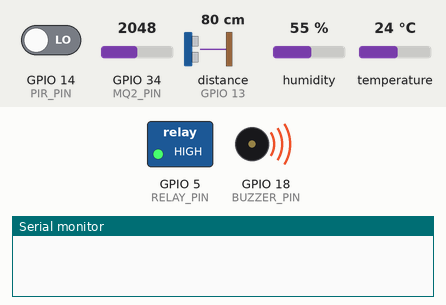
Simulated run of this sketch. Board: ESP32. Parts: switched loads named in the sketch (green lamp = pin HIGH), buzzer (waves = sounding, pin HIGH), the last lines printed to the serial monitor. Wiring (inferred from the names in the program): ultrasonic range finder: trigger GPIO 12; echo GPIO 13. The test bench sets the inputs (shaded band); at power-on: GPIO 14 (PIR_PIN) LOW, GPIO 34 (MQ2_PIN) = 2048, distance to the obstacle (sensor on GPIO 13) 80 cm, humidity 55 %, temperature 24 °C. The echo pulse lasts 58.3 µs per cm; WiFi joins after 1.5 s; servers stay silent unless stated; uploads are accepted with an empty reply; pins used as bus, display or sensor lines are not drawn.

Above: at 0.1 s.
At 0.6 s:
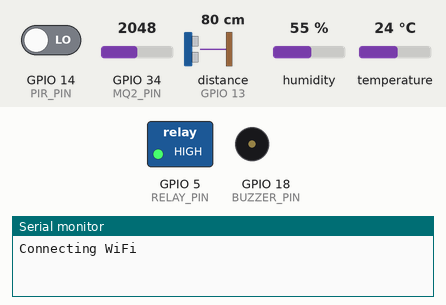
At 2.1 s:
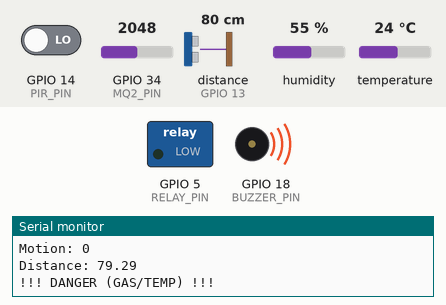
Timing chart, 0 to 3.6 s (numbered marks = the images above):
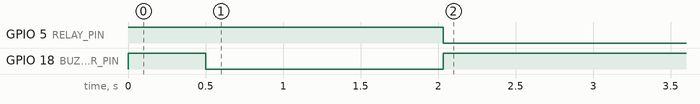

Measured:
- by itself, GPIO 5 (RELAY_PIN): HIGH → LOW at 2.0 s
- by itself, GPIO 18 (BUZZER_PIN): HIGH → LOW at 0.50 s, → HIGH 1.5 s later

The sketch:

esp32_code.ino
```cpp
#include <WiFi.h>
#include <HTTPClient.h>
#include <DHT.h>
#include <ArduinoJson.h>

const char* ssid = "Delmasmay";
const char* password = "conchonqa";

const char* serverName = "http://172.20.10.6:3000/api/data";
const char* buzzerStatusUrl = "http://172.20.10.6:3000/api/buzzer/status";
const char* buzzerResetUrl   = "http://172.20.10.6:3000/api/buzzer/reset";

#define DHT_PIN     4
#define RELAY_PIN   5

#define TRIG_PIN    12
#define ECHO_PIN    13

#define PIR_PIN     14

#define BUZZER_PIN  18

#define MQ2_PIN     34

#define DHT_TYPE DHT11

DHT dht(DHT_PIN, DHT_TYPE);

unsigned long lastSend = 0;
const int sendInterval = 500;

// Biến toàn cục lưu trạng thái điều khiển Relay từ Web Dashboard
int webRelayForced = 0;

float getDistance() {
  digitalWrite(TRIG_PIN, LOW);
  delayMicroseconds(2);

  digitalWrite(TRIG_PIN, HIGH);
  delayMicroseconds(10);
  digitalWrite(TRIG_PIN, LOW);
  long duration = pulseIn(ECHO_PIN, HIGH, 25000);

  if(duration == 0){
    return 400.0;
  }

  return duration * 0.034 / 2;
}

void connectWiFi(){
  WiFi.begin(ssid, password);
  Serial.print("Connecting WiFi");
  while(WiFi.status() != WL_CONNECTED){
    delay(500);
    Serial.print(".");
  }

  Serial.println("");
  Serial.println("WiFi Connected");
  Serial.print("ESP32 IP: ");
  Serial.println(WiFi.localIP());
}

void setup() {
  Serial.begin(115200);

  pinMode(TRIG_PIN, OUTPUT);
  pinMode(ECHO_PIN, INPUT);
  pinMode(PIR_PIN, INPUT);
  pinMode(MQ2_PIN, INPUT);
  pinMode(RELAY_PIN, OUTPUT);
  pinMode(BUZZER_PIN, OUTPUT);
  dht.begin();

  // Khởi tạo ban đầu: Xuất HIGH để giữ Relay TẮT (Vì mạch Active Low)
  // Chân NC đóng mạch -> Mô-tơ sẽ tự quay ngay khi ESP32 vừa khởi động xong
  digitalWrite(RELAY_PIN, HIGH);

  digitalWrite(BUZZER_PIN, HIGH);
  delay(500);
  digitalWrite(BUZZER_PIN, LOW);

  connectWiFi();
}

void loop() {
  if(WiFi.status() != WL_CONNECTED){
    Serial.println("WiFi Lost!");
    connectWiFi();
  }

  if(millis() - lastSend >= sendInterval){
    lastSend = millis();

    float t = dht.readTemperature();
    float h = dht.readHumidity();
    int g = analogRead(MQ2_PIN);
    int m = digitalRead(PIR_PIN);
    float d = getDistance();

    if(isnan(t)) t = 0;
    if(isnan(h)) h = 0;

    Serial.println("==========");
    Serial.print("Temp: ");
    Serial.println(t);
    Serial.print("Humidity: ");
    Serial.println(h);
    Serial.print("Gas: ");
    Serial.println(g);
    Serial.print("Motion: ");
    Serial.println(m);
    Serial.print("Distance: ");
    Serial.println(d);

    // --- XỬ LÝ LOGIC CẢNH BÁO & ĐỊNH NGHĨA LÝ DO ---
    String alertReason = "An toàn";
    bool danger = false;
    if(g > 700 || t > 45){
      danger = true;
    }

    bool isNear = (d < 10.0 && d > 0);
    bool hasMotion = (m == 1);

    // KIỂM TRA ĐIỀU KIỆN 1: Nếu Web ra lệnh ÉP NGẮT hoặc hệ thống gặp DANGER tự động
    if (webRelayForced == 1 || danger) {
      if (danger) {
        digitalWrite(BUZZER_PIN, HIGH);
        if (g > 700 && t > 45) alertReason = "Nguy hiểm: Rò rỉ khí gas và Nhiệt độ cao!";
        else if (g > 700) alertReason = "Nguy hiểm: Khí gas vượt ngưỡng!";
        else alertReason = "Nguy hiểm: Nhiệt độ vượt ngưỡng!";
        Serial.println("!!! DANGER (GAS/TEMP) !!!");
      } else {
        alertReason = "Hệ thống dừng: Ép ngắt điều khiển Relay từ Web Dashboard!";
        Serial.println("[WEB CONTROL] Đang ép ngắt Relay...");
      }

      // KÍCH RELAY BẬT (Xuất LOW cho mạch Active Low) -> Ngắt chân NC -> MÔ-TƠ SẼ TẮT
      digitalWrite(RELAY_PIN, LOW);
    }
    // KIỂM TRA ĐIỀU KIỆN 2: Trạng thái an toàn bình thường và không bị ép ngắt từ web
    else {
      // TẮT RELAY (Xuất HIGH cho mạch Active Low) -> Chân NC đóng lại -> MÔ-TƠ LUÔN QUAY
      digitalWrite(RELAY_PIN, HIGH);

      if (isNear && hasMotion) {
        digitalWrite(BUZZER_PIN, HIGH);
        Serial.println("[ALERT] CẢ 2 ĐIỀU KIỆN ĐỀU THỎA -> HÚ LIÊN TỤC!");
        alertReason = "Cảnh báo: Phát hiện đối tượng tiếp cận và có chuyển động!";
      }
      else if (isNear) {
        static bool toggleBuzzer = false;
        toggleBuzzer = !toggleBuzzer;
        digitalWrite(BUZZER_PIN, toggleBuzzer ? HIGH : LOW);
        Serial.println("[ALERT] Khoảng cách < 10cm -> Đang hú còi!");
        alertReason = "Cảnh báo: Vật thể xâm nhập khoảng cách gần (<10cm)!";
      }
      else if (hasMotion) {
        Serial.println("[ALERT] Có chuyển động -> Kêu bíp ngắn 1 cái!");
        digitalWrite(BUZZER_PIN, HIGH);
        delay(80);
        digitalWrite(BUZZER_PIN, LOW);
        alertReason = "Cảnh báo: Phát hiện chuyển động!";
      }
      else {
        digitalWrite(BUZZER_PIN, LOW);
      }
    }

    // --- ĐÓNG GÓI JSON GỬI LÊN SERVER ---
    HTTPClient http;
    http.begin(serverName);
    http.addHeader("Content-Type", "application/json");

    String json = "{";
    json += "\"temperature\":";
    json += String(t, 1);
    json += ",";
    json += "\"humidity\":";
    json += String(h, 1);
    json += ",";
    json += "\"gas\":";
    json += String(g);
    json += ",";
    json += "\"motion\":";
    json += String(m);
    json += ",";
    json += "\"distance\":";
    json += String(d, 1);
    json += ",";
    json += "\"alertReason\":\"" + alertReason + "\"";
    json += "}";

    int httpCode = http.POST(json);
    Serial.print("HTTP Send Data: ");
    Serial.println(httpCode);
    http.end();

    // Quét lệnh từ server (Buzzer và trạng thái Relay thủ công)
    checkBuzzerCommand();
  }
}

void checkBuzzerCommand() {
  HTTPClient http;
  http.begin(buzzerStatusUrl);

  int httpResponseCode = http.GET();
  if (httpResponseCode > 0) {
    String payload = http.getString();

    DynamicJsonDocument doc(256);
    deserializeJson(doc, payload);

    // 1. Cập nhật trạng thái điều khiển Relay từ xa
    if (doc.containsKey("relayManualId")) {
      webRelayForced = doc["relayManualId"];
    }

    // 2. Kiểm tra tín hiệu còi hú từ xa
    int buzzerAlert = doc["buzzerAlert"];
    if (buzzerAlert == 1) {
      Serial.println("[ALERT] Phát hiện tín hiệu nhấn nút kích hoạt còi từ xa từ Web Dashboard!");
      for (int chuKy = 0; chuKy < 5; chuKy++) {
        Serial.print("-> Chu kỳ hồi còi thứ: ");
        Serial.println(chuKy + 1);

        for (int bip = 0; bip < 4; bip++) {
          digitalWrite(BUZZER_PIN, HIGH);
          delay(150);
          digitalWrite(BUZZER_PIN, LOW);
          delay(100);
        }

        delay(800);
      }

      resetBuzzerOnServer();
    }
  }
  http.end();
}

void resetBuzzerOnServer() {
  HTTPClient http;
  http.begin(buzzerResetUrl);
  http.addHeader("Content-Type", "application/json");
  int httpResponseCode = http.POST("{}");
  http.end();
}
```
